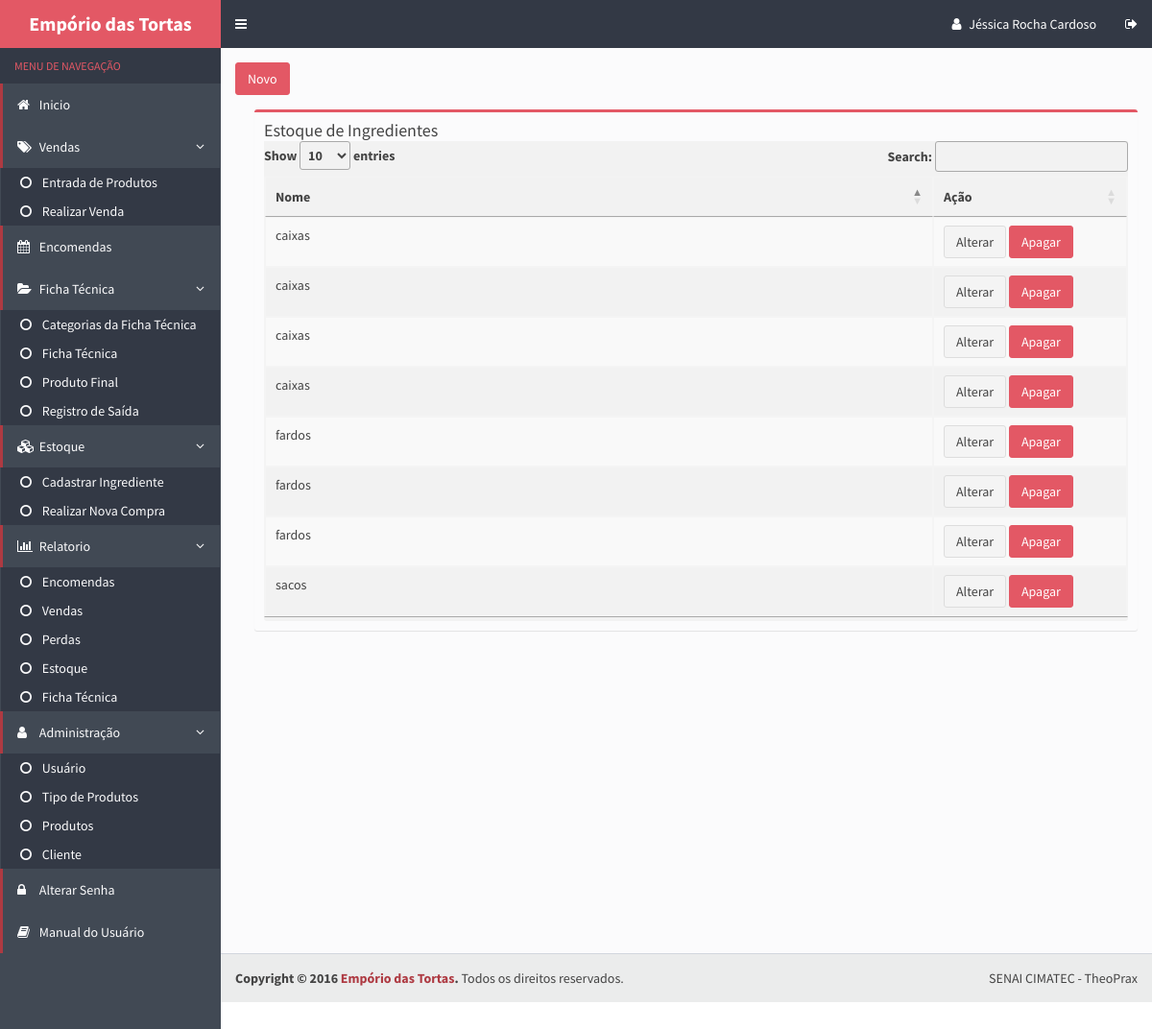
Screenshot of /nova_compra.php (signed in) with the database file from the repository.
### tables this page shows
CREATE TABLE IF NOT EXISTS `novacompra` (
  `cod_novacompra` int(11) NOT NULL AUTO_INCREMENT,
  `nome` varchar(30) NOT NULL,
  `quantidade` int(10) NOT NULL,
  `data_entrada` date NOT NULL,
  `data_validade` date NOT NULL,
  `preco` decimal(10,2) NOT NULL,
  `cod_ingrediente` int(11) NOT NULL,
  `quantidade_total` int(11) NOT NULL,
  `qtd` int(11) NOT NULL,
  `cod_unidademedida` int(11) NOT NULL,
  `tipo_entrada` int(11) NOT NULL DEFAULT '0',
  PRIMARY KEY (`cod_novacompra`),
  UNIQUE KEY `unq_cod_novacompra` (`cod_novacompra`),
  UNIQUE KEY `novacompra_ibfk_1` (`cod_novacompra`),
  UNIQUE KEY `cod_novacompra` (`cod_novacompra`),
  UNIQUE KEY `fk_cod_novacompra` (`cod_novacompra`),
  UNIQUE KEY `fk_cod_novacompraa` (`cod_novacompra`),
  UNIQUE KEY `fk_codnovacompraa` (`cod_novacompra`),
  UNIQUE KEY `fk_codigo_novacompra` (`cod_novacompra`),
  KEY `cod_tipoingrediente` (`cod_ingrediente`)
);

### nova_compra.php (the view, shortened to what this page needs)
<!DOCTYPE html>
<html>
  <head>
    <link rel="stylesheet" href="bootstrap/css/bootstrap.css">
    <link rel="stylesheet" href="https://maxcdn.bootstrapcdn.com/font-awesome/4.4.0/css/font-awesome.min.css">
    <link rel="stylesheet" href="https://code.ionicframework.com/ionicons/2.0.1/css/ionicons.min.css">
    <link rel="stylesheet" href="dist/css/AdminLTE.css">
    <link rel="stylesheet" href="dist/css/skins/skin-blue.css">
  </head>
  <body class="hold-transition skin-blue sidebar-mini">
    <div class="wrapper">
      <?php include_once("includes/header.php") ?>
      <?php include_once("includes/menu.php") ?>
      <div class="content-wrapper">
        <section class="content">
          <a class="btn btn-danger" href="forms/cadastrar_nova_compra.php">Novo</a>
          <section class="content-header">
          </section>
          <div class="row">
            <div class="col-xs-12">
              <div class="box">
                <div class="box-header">
                  <h3 class="box-title">Estoque de Ingredientes</h3>
                <div class="box-body table-responsive no-padding"  style='overflow:auto;' id="scroll">
                  <table id="table" class="views-table cols-6 table table-striped table-bordered">
                    <thead>
                      <tr>
                        <th class="views-field views-field-id">Nome</th>
                        <th class="views-field views-field-field-nome">Ação</th>
                    </thead>
                    <tbody>
                       <?php
                           $pdo = Database::connect();
                           $sql = "SELECT * from novacompra"
                           ;
                            foreach ($pdo->query($sql) as $row) {
                                echo '<tr>';
                                echo '<td>'. $row['nome'] . '</td>';
                                echo '<td width=180>';
                                echo '<a class="btn btn-default" href="forms/Atualizar_ingrediente.php?id='.$row['cod_ingrediente'].'">Alterar</a>';
                                echo '<a class="btn btn-danger" href="DAO/Excluir_ingrediente_DAO.php?id='.$row['cod_ingrediente'].'">Apagar</a>';
                                echo '</td>';
                                echo '</tr>';
                           }
                          ?>
                    </tbody>
                    </table>
                </div>
              </div>
            </div>
          </div>
        </section>
      </div>
      <?php include_once("includes/footer.php") ?>
    <link rel="stylesheet" type="text/css" href="https://cdn.datatables.net/1.10.12/css/jquery.dataTables.min.css">
  </body>
</html>

### rows the page displays
novacompra: nome "fardos"
novacompra: nome "caixas"
novacompra: nome "caixas"
novacompra: nome "caixas"
novacompra: nome "fardos"
novacompra: nome "fardos"
novacompra: nome "caixas"
novacompra: nome "sacos"

### other values shown
$_SESSION['UsuarioNome'] "Jéssica Rocha Cardoso"
